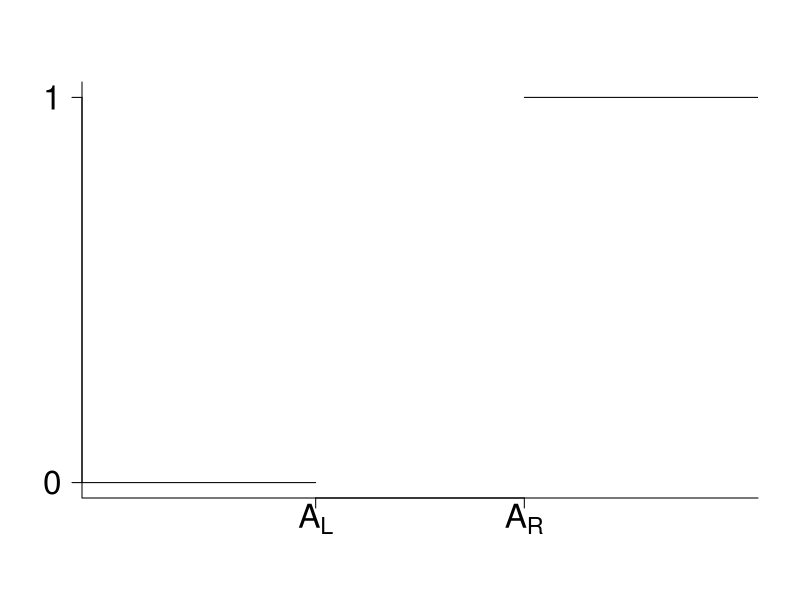
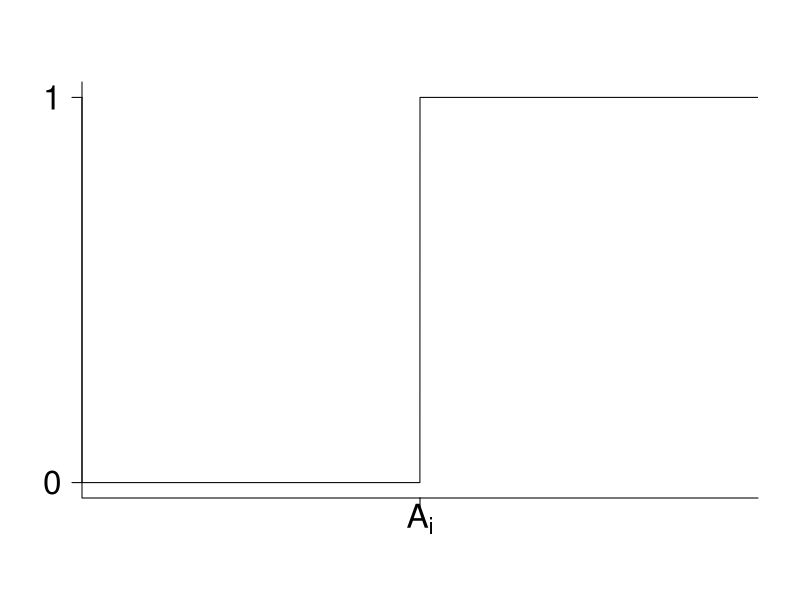
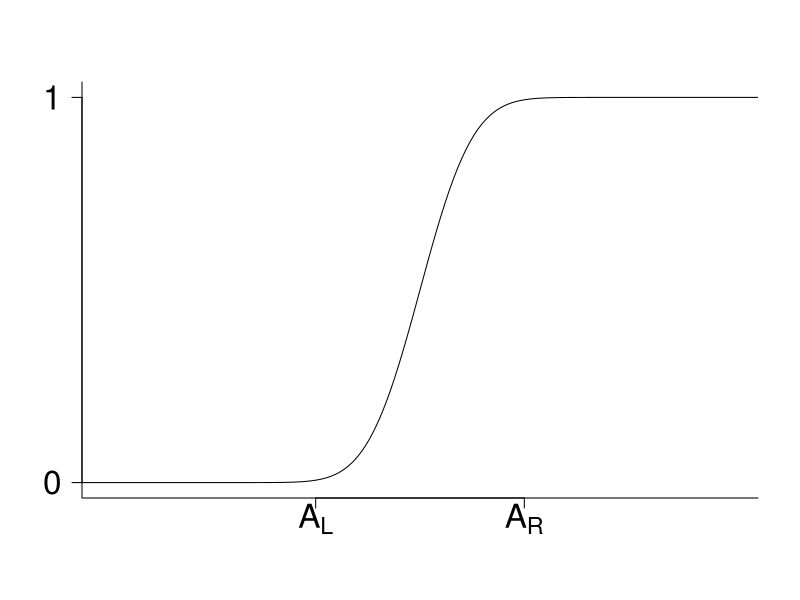
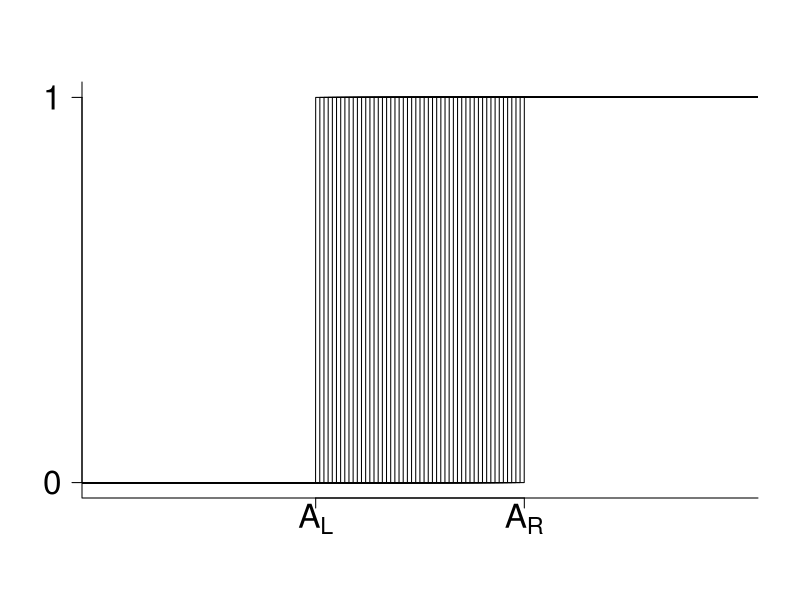

Recreate these plots in R, in order.
bottom <- -50
lb <- 50
b <- 75
rb <- 100
top <- 200

cax <- 2
# par(mfrow=c(2,2))

# blank in betten
pdf("plot1.pdf")

Believe <- Vectorize(function(x) if(x<=lb) 0 else if(x>=rb) 1)
curve(Believe,bottom,lb,xlim=c(0,150),ylim=c(0,1),bty='l',xaxt='n',yaxt='n',xlab='',ylab='')
curve(Believe,rb,top,add=T)
axis(2,at=seq(0,1),las=1,cex.axis=cax)
axis(1,c(lb,rb),label=c(expression(A[L]),expression(A[R])),cex.axis=cax)
# title(xlab='Amount of sand',ylab='',line=0)
# title(main="Figrue 1: Believe in single context",sub="Believe(B|C)",line=2)
dev.off()

# single border
pdf("plot2.pdf")

Truth <- Vectorize(function(x) if(x<b) 0 else if(x>=b) 1)
curve(Truth,bottom,top,xlim=c(0,150),n=10001,ylim=c(0,1),bty='l',xaxt='n',yaxt='n',xlab='',ylab='')
axis(2,at=seq(0,1),las=1,cex.axis=cax)
axis(1,c(b),label=c(expression(A[i])),cex.axis=cax)
# title(xlab='Amount of sand',ylab='',line=0)
# title(main="Figrue 2: Truth in single context",sub="Truth(T|C)",line=2)
dev.off()

# degrees of truth
pdf("plot3.pdf")

x <- bottom:top
y=pnorm(x,mean=b,sd=10)
plot(x,y,type='l',xlim=c(0,150),ylim=c(0,1),bty='l',xaxt='n',yaxt='n',xlab='',ylab='')
axis(2,at=seq(0,1),las=1,cex.axis=cax)
axis(1,c(lb,rb),label=c(expression(A[L]),expression(A[R])),cex.axis=cax)
# title(xlab='Amount of sand',ylab='',line=0)
# title(main="Figrue 3: Total Believe",sub="Believe(B)",line=2)
dev.off()

# infinite border
pdf("plot4.pdf")

curve(Believe,0,50,xlim=c(0,150),ylim=c(0,1),bty='l',xaxt='n',yaxt='n',xlab='',ylab='')
for (i in lb:rb){
	b=i
	curve(Truth,-50,200,n=10001,add=T)
}
axis(2,at=seq(0,1),las=1,cex.axis=cax)
axis(1,c(lb,rb),label=c(expression(A[L]),expression(A[R])),cex.axis=cax)
# title(xlab='Amount of sand',ylab='',line=0)
# title(main="Figrue 4: Total Truth",sub="Truth(T)",line=2)

dev.off()
